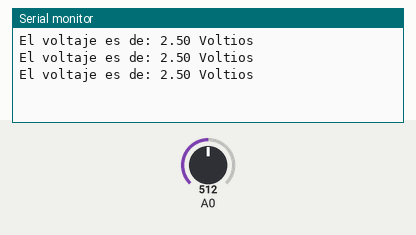
This sketch was run on a simulated Arduino Uno, built with avr-gcc and run on an emulated ATmega328P. Parts: the last lines printed to the serial monitor. Inputs (shaded band) come from the test bench; at power-on: A0 = 512.

Above: at 1.3 s.
1.4 s: A0 set to 716
At 1.9 s:
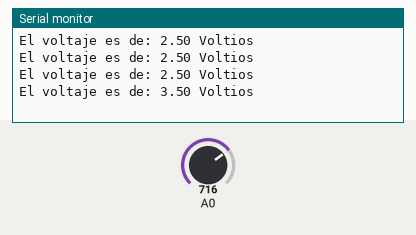
2.9 s: A0 set to 900
At 3.4 s:
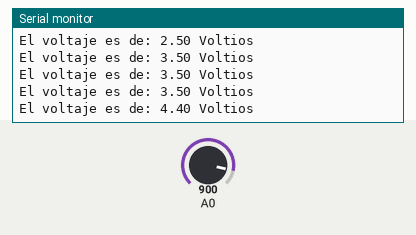
Timing chart, 0 to 5.9 s (numbered marks = the images above; inputs shaded):
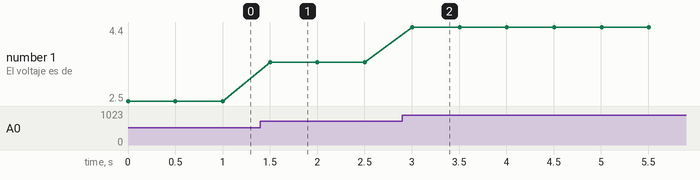

Measured:
- after the input at 1.4 s, the serial monitor: prints a new line after 0.10 s (image 1)
- after the input at 2.9 s, the serial monitor: prints a new line after 0.10 s (image 2)
- plotted number 1: 2.5 → 3.5 after the input at 1.4 s, 3.5 → 4.4 after the input at 2.9 s

The sketch:

Potenciometro_b_sico.ino
```cpp
float vout;
float vread;
int time1 = 500;
float analogVal;
void setup() {
// vread es el pin de 5 voltios que emite arduino
pinMode(vread,INPUT);
Serial.begin(9600);
}

void loop() {
  /* para hallar los voltios se usa una regla de 3 simple se da que
  5 voltios es lo máximo que da mi sálida de arduino y 1023 es lo máximo
  que capta el pin analógico*/
analogVal  = analogRead(vread);
vout = (5*analogVal)/1023;
Serial.print("El voltaje es de: ");
Serial.print(vout);
Serial.println(" Voltios");
delay(time1);
}
```
